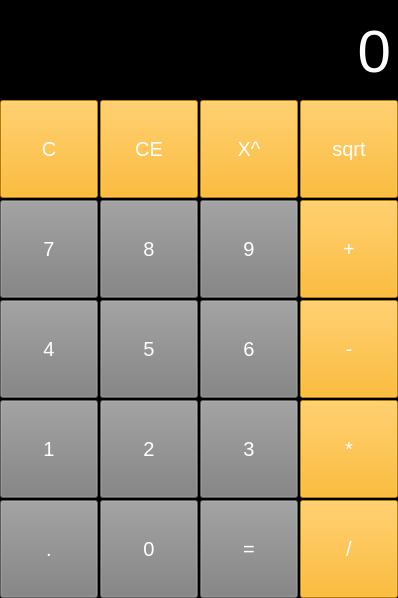
<?xml version="1.0" encoding="UTF-8"?>
<ui version="4.0">
 <class>MainWindow</class>
 <widget class="QMainWindow" name="MainWindow">
  <property name="enabled">
   <bool>true</bool>
  </property>
  <property name="geometry">
   <rect>
    <x>0</x>
    <y>0</y>
    <width>398</width>
    <height>598</height>
   </rect>
  </property>
  <property name="font">
   <font>
    <pointsize>8</pointsize>
   </font>
  </property>
  <property name="windowTitle">
   <string>I-calculator</string>
  </property>
  <property name="autoFillBackground">
   <bool>false</bool>
  </property>
  <property name="styleSheet">
   <string notr="true">background-color: rgb(0, 0, 0);
color: rgb(255, 255, 255);</string>
  </property>
  <property name="animated">
   <bool>true</bool>
  </property>
  <widget class="QWidget" name="centralwidget">
   <widget class="QPushButton" name="btn_7">
    <property name="geometry">
     <rect>
      <x>0</x>
      <y>200</y>
      <width>98</width>
      <height>98</height>
     </rect>
    </property>
    <property name="font">
     <font>
      <pointsize>15</pointsize>
     </font>
    </property>
    <property name="styleSheet">
     <string notr="true">background-color: rgb(127, 127, 127);</string>
    </property>
    <property name="text">
     <string>7</string>
    </property>
    <property name="iconSize">
     <size>
      <width>98</width>
      <height>98</height>
     </size>
    </property>
   </widget>
   <widget class="QPushButton" name="btn_8">
    <property name="geometry">
     <rect>
      <x>100</x>
      <y>200</y>
      <width>98</width>
      <height>98</height>
     </rect>
    </property>
    <property name="font">
     <font>
      <pointsize>15</pointsize>
     </font>
    </property>
    <property name="styleSheet">
     <string notr="true">background-color: rgb(127, 127, 127);</string>
    </property>
    <property name="text">
     <string>8</string>
    </property>
    <property name="iconSize">
     <size>
      <width>98</width>
      <height>98</height>
     </size>
    </property>
   </widget>
   <widget class="QPushButton" name="btn_9">
    <property name="geometry">
     <rect>
      <x>200</x>
      <y>200</y>
      <width>98</width>
      <height>98</height>
     </rect>
    </property>
    <property name="font">
     <font>
      <pointsize>15</pointsize>
     </font>
    </property>
    <property name="styleSheet">
     <string notr="true">background-color: rgb(127, 127, 127);</string>
    </property>
    <property name="text">
     <string>9</string>
    </property>
    <property name="iconSize">
     <size>
      <width>98</width>
      <height>98</height>
     </size>
    </property>
   </widget>
   <widget class="QPushButton" name="btn_plus">
    <property name="geometry">
     <rect>
      <x>300</x>
      <y>200</y>
      <width>98</width>
      <height>98</height>
     </rect>
    </property>
    <property name="font">
     <font>
      <pointsize>15</pointsize>
     </font>
    </property>
    <property name="styleSheet">
     <string notr="true">background-color: rgb(255, 170, 0);</string>
    </property>
    <property name="text">
     <string>+</string>
    </property>
    <property name="iconSize">
     <size>
      <width>98</width>
      <height>98</height>
     </size>
    </property>
   </widget>
   <widget class="QPushButton" name="btn_5">
    <property name="geometry">
     <rect>
      <x>100</x>
      <y>300</y>
      <width>98</width>
      <height>98</height>
     </rect>
    </property>
    <property name="font">
     <font>
      <pointsize>15</pointsize>
     </font>
    </property>
    <property name="styleSheet">
     <string notr="true">background-color: rgb(127, 127, 127);</string>
    </property>
    <property name="text">
     <string>5</string>
    </property>
    <property name="iconSize">
     <size>
      <width>98</width>
      <height>98</height>
     </size>
    </property>
   </widget>
   <widget class="QPushButton" name="btn_6">
    <property name="geometry">
     <rect>
      <x>200</x>
      <y>300</y>
      <width>98</width>
      <height>98</height>
     </rect>
    </property>
    <property name="font">
     <font>
      <pointsize>15</pointsize>
     </font>
    </property>
    <property name="styleSheet">
     <string notr="true">background-color: rgb(127, 127, 127);</string>
    </property>
    <property name="text">
     <string>6</string>
    </property>
    <property name="iconSize">
     <size>
      <width>98</width>
      <height>98</height>
     </size>
    </property>
   </widget>
   <widget class="QPushButton" name="btn_minus">
    <property name="geometry">
     <rect>
      <x>300</x>
      <y>300</y>
      <width>98</width>
      <height>98</height>
     </rect>
    </property>
    <property name="font">
     <font>
      <pointsize>15</pointsize>
     </font>
    </property>
    <property name="styleSheet">
     <string notr="true">background-color: rgb(255, 170, 0);</string>
    </property>
    <property name="text">
     <string>-</string>
    </property>
    <property name="iconSize">
     <size>
      <width>98</width>
      <height>98</height>
     </size>
    </property>
   </widget>
   <widget class="QPushButton" name="btn_4">
    <property name="geometry">
     <rect>
      <x>0</x>
      <y>300</y>
      <width>98</width>
      <height>98</height>
     </rect>
    </property>
    <property name="font">
     <font>
      <pointsize>15</pointsize>
     </font>
    </property>
    <property name="styleSheet">
     <string notr="true">background-color: rgb(127, 127, 127);</string>
    </property>
    <property name="text">
     <string>4</string>
    </property>
    <property name="iconSize">
     <size>
      <width>98</width>
      <height>98</height>
     </size>
    </property>
   </widget>
   <widget class="QPushButton" name="btn_2">
    <property name="geometry">
     <rect>
      <x>100</x>
      <y>400</y>
      <width>98</width>
      <height>98</height>
     </rect>
    </property>
    <property name="font">
     <font>
      <pointsize>15</pointsize>
     </font>
    </property>
    <property name="styleSheet">
     <string notr="true">background-color: rgb(127, 127, 127);</string>
    </property>
    <property name="text">
     <string>2</string>
    </property>
    <property name="iconSize">
     <size>
      <width>98</width>
      <height>98</height>
     </size>
    </property>
   </widget>
   <widget class="QPushButton" name="btn_3">
    <property name="geometry">
     <rect>
      <x>200</x>
      <y>400</y>
      <width>98</width>
      <height>98</height>
     </rect>
    </property>
    <property name="font">
     <font>
      <pointsize>15</pointsize>
     </font>
    </property>
    <property name="styleSheet">
     <string notr="true">background-color: rgb(127, 127, 127);</string>
    </property>
    <property name="text">
     <string>3</string>
    </property>
    <property name="iconSize">
     <size>
      <width>98</width>
      <height>98</height>
     </size>
    </property>
   </widget>
   <widget class="QPushButton" name="btn_mult">
    <property name="geometry">
     <rect>
      <x>300</x>
      <y>400</y>
      <width>98</width>
      <height>98</height>
     </rect>
    </property>
    <property name="font">
     <font>
      <pointsize>15</pointsize>
     </font>
    </property>
    <property name="styleSheet">
     <string notr="true">background-color: rgb(255, 170, 0);</string>
    </property>
    <property name="text">
     <string>*</string>
    </property>
    <property name="iconSize">
     <size>
      <width>98</width>
      <height>98</height>
     </size>
    </property>
   </widget>
   <widget class="QPushButton" name="btn_1">
    <property name="geometry">
     <rect>
      <x>0</x>
      <y>400</y>
      <width>98</width>
      <height>98</height>
     </rect>
    </property>
    <property name="font">
     <font>
      <pointsize>15</pointsize>
     </font>
    </property>
    <property name="styleSheet">
     <string notr="true">background-color: rgb(127, 127, 127);</string>
    </property>
    <property name="text">
     <string>1</string>
    </property>
    <property name="iconSize">
     <size>
      <width>98</width>
      <height>98</height>
     </size>
    </property>
   </widget>
   <widget class="QPushButton" name="btn_0">
    <property name="geometry">
     <rect>
      <x>100</x>
      <y>500</y>
      <width>98</width>
      <height>98</height>
     </rect>
    </property>
    <property name="font">
     <font>
      <pointsize>15</pointsize>
     </font>
    </property>
    <property name="styleSheet">
     <string notr="true">background-color: rgb(127, 127, 127);</string>
    </property>
    <property name="text">
     <string>0</string>
    </property>
    <property name="iconSize">
     <size>
      <width>98</width>
      <height>98</height>
     </size>
    </property>
   </widget>
   <widget class="QPushButton" name="btn_equal">
    <property name="geometry">
     <rect>
      <x>200</x>
      <y>500</y>
      <width>98</width>
      <height>98</height>
     </rect>
    </property>
    <property name="font">
     <font>
      <pointsize>15</pointsize>
     </font>
    </property>
    <property name="styleSheet">
     <string notr="true">background-color: rgb(127, 127, 127);</string>
    </property>
    <property name="text">
     <string>=</string>
    </property>
    <property name="iconSize">
     <size>
      <width>98</width>
      <height>98</height>
     </size>
    </property>
   </widget>
   <widget class="QPushButton" name="btn_div">
    <property name="geometry">
     <rect>
      <x>300</x>
      <y>500</y>
      <width>98</width>
      <height>98</height>
     </rect>
    </property>
    <property name="font">
     <font>
      <pointsize>15</pointsize>
     </font>
    </property>
    <property name="styleSheet">
     <string notr="true">background-color: rgb(255, 170, 0);</string>
    </property>
    <property name="text">
     <string>/</string>
    </property>
    <property name="iconSize">
     <size>
      <width>98</width>
      <height>98</height>
     </size>
    </property>
   </widget>
   <widget class="QPushButton" name="btn_per">
    <property name="geometry">
     <rect>
      <x>0</x>
      <y>500</y>
      <width>98</width>
      <height>98</height>
     </rect>
    </property>
    <property name="font">
     <font>
      <pointsize>15</pointsize>
     </font>
    </property>
    <property name="styleSheet">
     <string notr="true">background-color: rgb(127, 127, 127);</string>
    </property>
    <property name="text">
     <string>.</string>
    </property>
    <property name="iconSize">
     <size>
      <width>98</width>
      <height>98</height>
     </size>
    </property>
   </widget>
   <widget class="QPushButton" name="btn_CE">
    <property name="geometry">
     <rect>
      <x>100</x>
      <y>100</y>
      <width>98</width>
      <height>98</height>
     </rect>
    </property>
    <property name="font">
     <font>
      <pointsize>15</pointsize>
     </font>
    </property>
    <property name="styleSheet">
     <string notr="true">background-color: rgb(255, 170, 0);</string>
    </property>
    <property name="text">
     <string>CE</string>
    </property>
    <property name="iconSize">
     <size>
      <width>98</width>
      <height>98</height>
     </size>
    </property>
   </widget>
   <widget class="QPushButton" name="btn_pow">
    <property name="geometry">
     <rect>
      <x>200</x>
      <y>100</y>
      <width>98</width>
      <height>98</height>
     </rect>
    </property>
    <property name="font">
     <font>
      <pointsize>15</pointsize>
     </font>
    </property>
    <property name="styleSheet">
     <string notr="true">background-color: rgb(255, 170, 0);</string>
    </property>
    <property name="text">
     <string>X^</string>
    </property>
    <property name="iconSize">
     <size>
      <width>98</width>
      <height>98</height>
     </size>
    </property>
   </widget>
   <widget class="QPushButton" name="btn_sqrt">
    <property name="geometry">
     <rect>
      <x>300</x>
      <y>100</y>
      <width>98</width>
      <height>98</height>
     </rect>
    </property>
    <property name="font">
     <font>
      <pointsize>15</pointsize>
     </font>
    </property>
    <property name="styleSheet">
     <string notr="true">background-color: rgb(255, 170, 0);</string>
    </property>
    <property name="text">
     <string>sqrt</string>
    </property>
    <property name="iconSize">
     <size>
      <width>98</width>
      <height>98</height>
     </size>
    </property>
   </widget>
   <widget class="QPushButton" name="btn_C">
    <property name="geometry">
     <rect>
      <x>0</x>
      <y>100</y>
      <width>98</width>
      <height>98</height>
     </rect>
    </property>
    <property name="font">
     <font>
      <pointsize>15</pointsize>
     </font>
    </property>
    <property name="styleSheet">
     <string notr="true">background-color: rgb(255, 170, 0);</string>
    </property>
    <property name="text">
     <string>C</string>
    </property>
    <property name="iconSize">
     <size>
      <width>98</width>
      <height>98</height>
     </size>
    </property>
   </widget>
   <widget class="QLabel" name="fieldText">
    <property name="geometry">
     <rect>
      <x>10</x>
      <y>5</y>
      <width>381</width>
      <height>91</height>
     </rect>
    </property>
    <property name="font">
     <font>
      <pointsize>45</pointsize>
     </font>
    </property>
    <property name="layoutDirection">
     <enum>Qt::LeftToRight</enum>
    </property>
    <property name="text">
     <string>0</string>
    </property>
    <property name="alignment">
     <set>Qt::AlignRight|Qt::AlignTrailing|Qt::AlignVCenter</set>
    </property>
   </widget>
  </widget>
  <widget class="QMenuBar" name="menubar">
   <property name="geometry">
    <rect>
     <x>0</x>
     <y>0</y>
     <width>398</width>
     <height>26</height>
    </rect>
   </property>
  </widget>
 </widget>
 <resources/>
 <connections/>
</ui>
